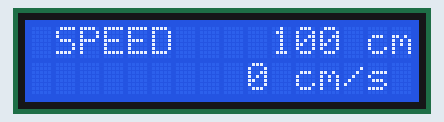
Simulated run of this sketch. Board: Arduino Uno, built with avr-gcc and run on an emulated ATmega328P. Parts: 16×2 character LCD.

Above: at 0.1 s.
At 4.2 s:
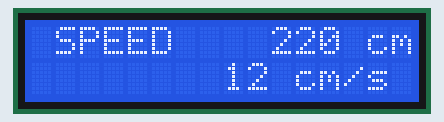
At 9.3 s:
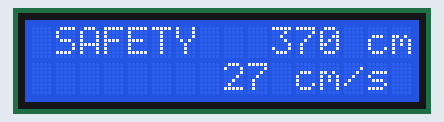
At 18.5 s:
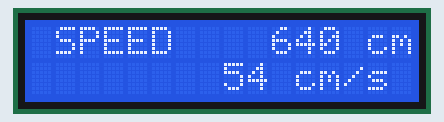
At 27.7 s:
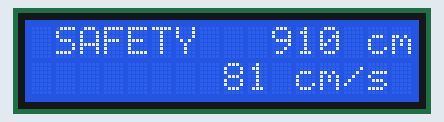
At 38.0 s:
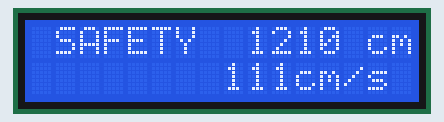

The sketch:

LCD_Module.ino
```cpp
#include <Wire.h>                  // i2C 통신을 위한 라이브러리
#include <LiquidCrystal_I2C.h>     // LCD 1602 I2C용 라이브러리

LiquidCrystal_I2C lcd(0x27, 16, 2); // 접근주소: 0x3F or 0x27

bool mode = 1;
int distance = 100;
int velocity = 0;
int digit_distance = 12;
int digit_velocity = 9;
bool mode_tmp = 1;
int digit_distance_tmp = 0;
int digit_velocity_tmp = 0;

String string_mode;
String string_distance;
String string_velocity;

void Lcd_Module();

void setup()
{
  lcd.init();  // LCD 초기화
  lcd.backlight();
}

void LCD_reset(){
    lcd.clear();
    distance = 0;
    velocity = 0;
}

int digitCheck(int num){
    int cnt = 0;
    while(num!=0){
        num/=10;
        cnt++;
    }
    return cnt;
}

void writeLCD_distance(){
    if(digit_distance <= 1){
        lcd.setCursor(12,0);
        lcd.print(string_distance);
    }
    else if(digit_distance == 2){
        lcd.setCursor(11,0);
        lcd.print(string_distance);
    }
    else if(digit_distance == 3){
        lcd.setCursor(10,0);
        lcd.print(string_distance);
    }
    else if(digit_distance == 4){
        lcd.setCursor(9,0);
        lcd.print(string_distance);
    }
    lcd.setCursor(14,0);
    lcd.print("cm");
}

void writeLCD_velocity(){
    if(digit_velocity <= 1){
        lcd.setCursor(9,1);
        lcd.print(string_velocity);
    }
    else if(digit_velocity == 2){
        lcd.setCursor(8,1);
        lcd.print(string_velocity);
    }
    else if(digit_velocity == 3){
        lcd.setCursor(8,1);
        lcd.print(string_velocity);
    }
    lcd.setCursor(11,1);
    lcd.print("cm/s");
}

void writeLCD_mode(){
    lcd.setCursor(1,0);
    if(mode){
        lcd.print("SPEED");
    }
    else {
        lcd.print("SAFETY");
    }
}

void cluster(){
    if(distance < 0) distance = 0;
    if(velocity < 0) velocity = 0;

    digit_distance = digitCheck(distance);  // 현재 distance 자릿 수를 저장
    digit_velocity = digitCheck(velocity);  // 현재 velocity 자릿 수를 저장

    if(digit_distance < digit_distance_tmp) lcd.clear();
    if(digit_velocity < digit_velocity_tmp) lcd.clear();
    // if(mode != mode_tmp) lcd.clear();

    string_distance = String(distance);
    string_velocity = String(velocity);
    string_mode = String(mode);

    writeLCD_distance();
    writeLCD_velocity();
    writeLCD_mode();

    delay(1000);
    distance += 30;
    velocity += 3;
    mode = !mode;

    digit_distance_tmp = digit_distance;
    digit_velocity_tmp = digit_velocity;
    mode_tmp = mode;

    lcd.clear();
}

void loop()
{
//   lcd.clear();                 // 모든 문자 지우기
//   lcd.setCursor(col, row);
//   lcd.backlight();                // 백라이트 켜기
//   lcd.setCursor(0, 0);            // 1번째, 1라인
//   lcd.print("Hello world!");

    cluster();
}
```

Measured:
- what the display in image 1 shows lasts 1.0 s, from 4.2 s to 5.2 s
